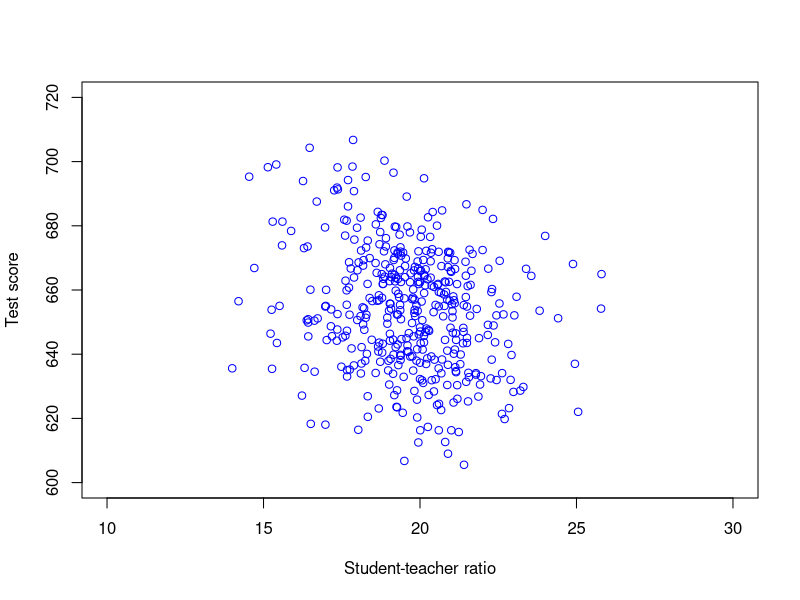
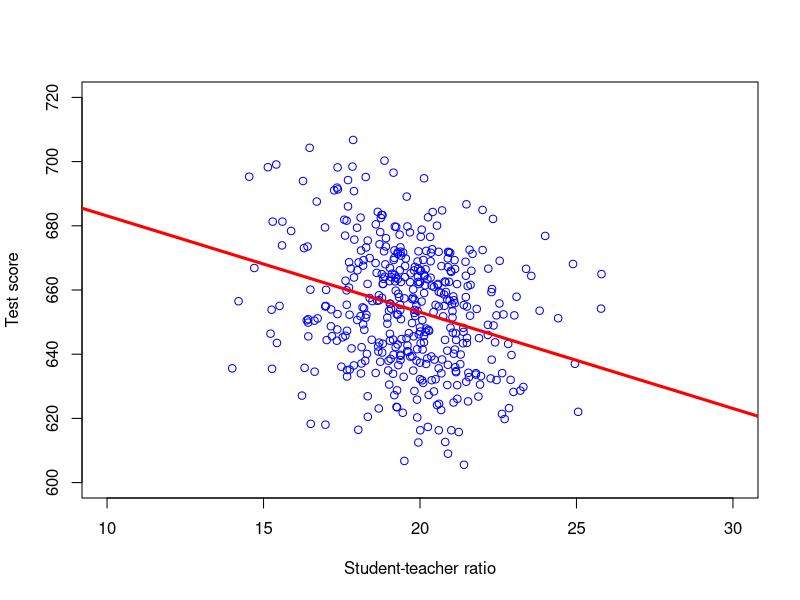
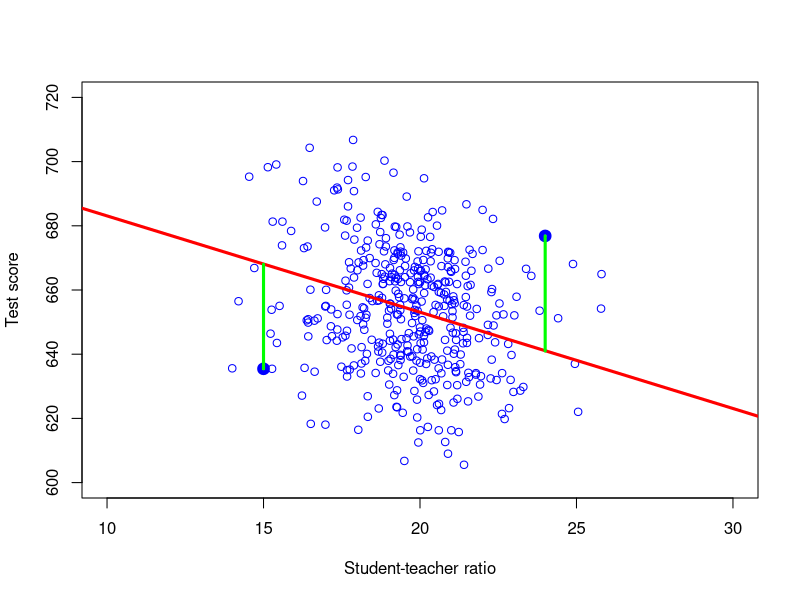
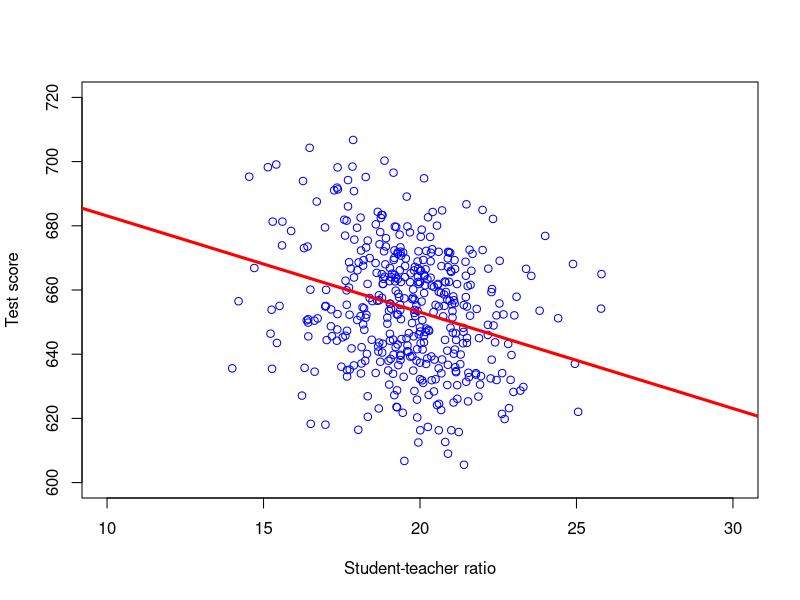
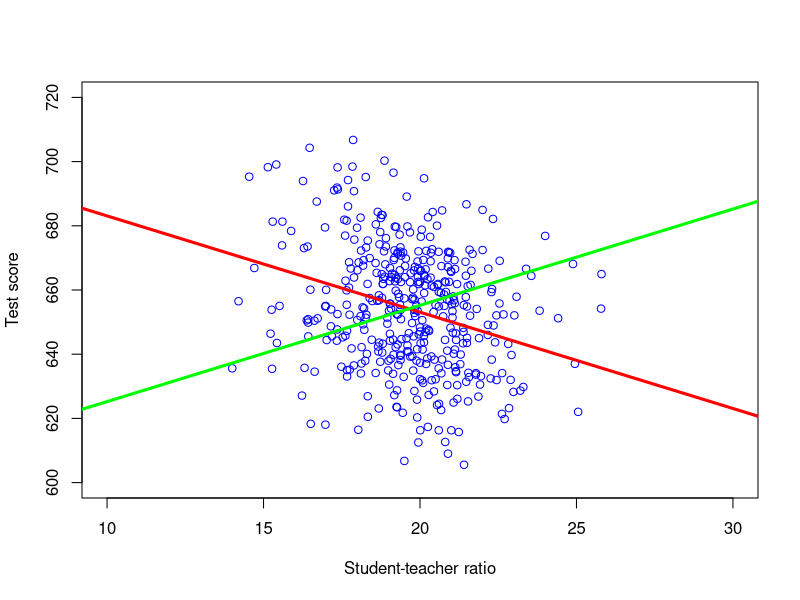
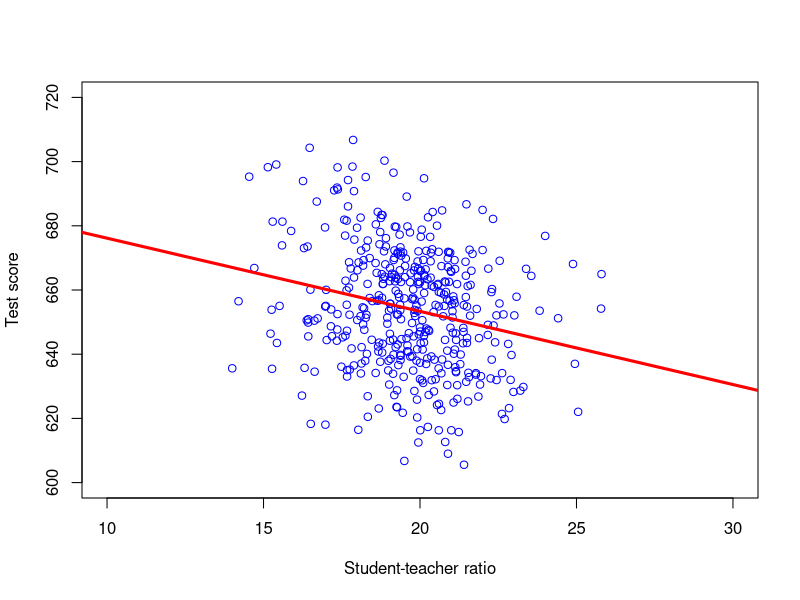

The R script that drew these images, in order:
## ---- chunk 1
library(AER) # include Applied Econometrics with R package; contains many datasets

data(CASchools) # Load CASchools data

# Generate a couple of useful variables

CASchools$STR <- CASchools$students/CASchools$teachers  # Student-teacher ratio
CASchools$Score <- (CASchools$read + CASchools$math)/2  # Student test score
## ---- chunk 2
# Scatter plot of Score against STR
plot(CASchools$STR,CASchools$Score, 
     col = "blue", # Color of data points
     xlab = "Student-teacher ratio",  # Label on x-axis
     ylab = "Test score",   # Label on y-axis
     xlim = c(10, 30),  # Range of x-axis (from 10 to 30)
     ylim = c(600, 720)) # Range of y-axis (from 600 to 720)
## ---- chunk 3
# Scatter plot of Score against STR
plot(CASchools$STR,CASchools$Score, 
     col = "blue", # Color of data points
     xlab = "Student-teacher ratio",  # Label on x-axis
     ylab = "Test score",   # Label on y-axis
     xlim = c(10, 30),  # Range of x-axis (from 10 to 30)
     ylim = c(600, 720)) # Range of y-axis (from 600 to 720)
abline(mean(CASchools$Score)+3*mean(CASchools$STR),-3,
       col = "red",
       lwd = 3)

## ---- chunk 4
# Scatter plot of Score against STR
plot(CASchools$STR,CASchools$Score, 
     col = "blue", # Color of data points
     xlab = "Student-teacher ratio",  # Label on x-axis
     ylab = "Test score",   # Label on y-axis
     xlim = c(10, 30),  # Range of x-axis (from 10 to 30)
     ylim = c(600, 720)) # Range of y-axis (from 600 to 720)
# Add line with intercept 713 and slope -3 to the plot 
abline(mean(CASchools$Score)+3*mean(CASchools$STR),-3,
       col = "red", # Make the line red
       lwd = 3) # Set linewidth to 3
points(24,676.85, # Re-plot data-point (24,676.85)
       col = "blue", # Re-plot data-point in blue
       lwd = 5) # ... but make line thicker
# Connect points (24,641) and (24,676.85) by a line
lines(x = c(24,24),y = c(641,676.85), 
       col = "green", # Make the line green
       lwd = 3) # Set linewidth to 3
points(15,635.45, # Re-plot data-point (15,635.45)
       col = "blue", # Re-plot data-point in blue
       lwd = 5) # ... but make line thicker
# Connect points (15,668) and (15,635.45) by a line
lines(x = c(15,15),y = c(668,635.45),
       col = "green", # Make the line green
       lwd = 3) # Set linewidth to 3
## ---- chunk 5
# Scatter plot of Score against STR
plot(CASchools$STR,CASchools$Score, 
     col = "blue", # Color of data points
     xlab = "Student-teacher ratio",  # Label on x-axis
     ylab = "Test score",   # Label on y-axis
     xlim = c(10, 30),  # Range of x-axis (from 10 to 30)
     ylim = c(600, 720)) # Range of y-axis (from 600 to 720)
# Add line with intercept 713 and slope -3 to the plot 
abline(mean(CASchools$Score)+3*mean(CASchools$STR),-3,
       col = "red", # Make the line red
       lwd = 3) # Set linewidth to 3
## ---- chunk 6
# Scatter plot of Score against STR
plot(CASchools$STR,CASchools$Score, 
     col = "blue", # Color of data points
     xlab = "Student-teacher ratio",  # Label on x-axis
     ylab = "Test score",   # Label on y-axis
     xlim = c(10, 30),  # Range of x-axis (from 10 to 30)
     ylim = c(600, 720)) # Range of y-axis (from 600 to 720)
# Add line with intercept 713 and slope -3 to the plot 
abline(mean(CASchools$Score)+3*mean(CASchools$STR),-3,
       col = "red", # Make the line red
       lwd = 3) # Set linewidth to 3
# Add line with intercept 595 and slope 3 to the plot 
abline(mean(CASchools$Score)-3*mean(CASchools$STR),3,
       col = "green", # Make the line green
       lwd = 3) # Set linewidth to 3
## ---- chunk 7
# Estimate b0,b1 in Score = b0 + b1 STR + u by OLS; 
# then assign output to lm1
lm1 <- lm(Score ~ STR, data = CASchools) 
lm1 # Print output to console
## ---- chunk 8
# Scatter plot of Score against STR
plot(CASchools$STR,CASchools$Score, 
     col = "blue", # Color of data points
     xlab = "Student-teacher ratio",  # Label on x-axis
     ylab = "Test score",   # Label on y-axis
     xlim = c(10, 30),  # Range of x-axis (from 10 to 30)
     ylim = c(600, 720)) # Range of y-axis (from 600 to 720)
# Add sample regression function to the plot 
abline(lm1,
       col = "red", # Make the line red
       lwd = 3) # Set linewidth to 3
